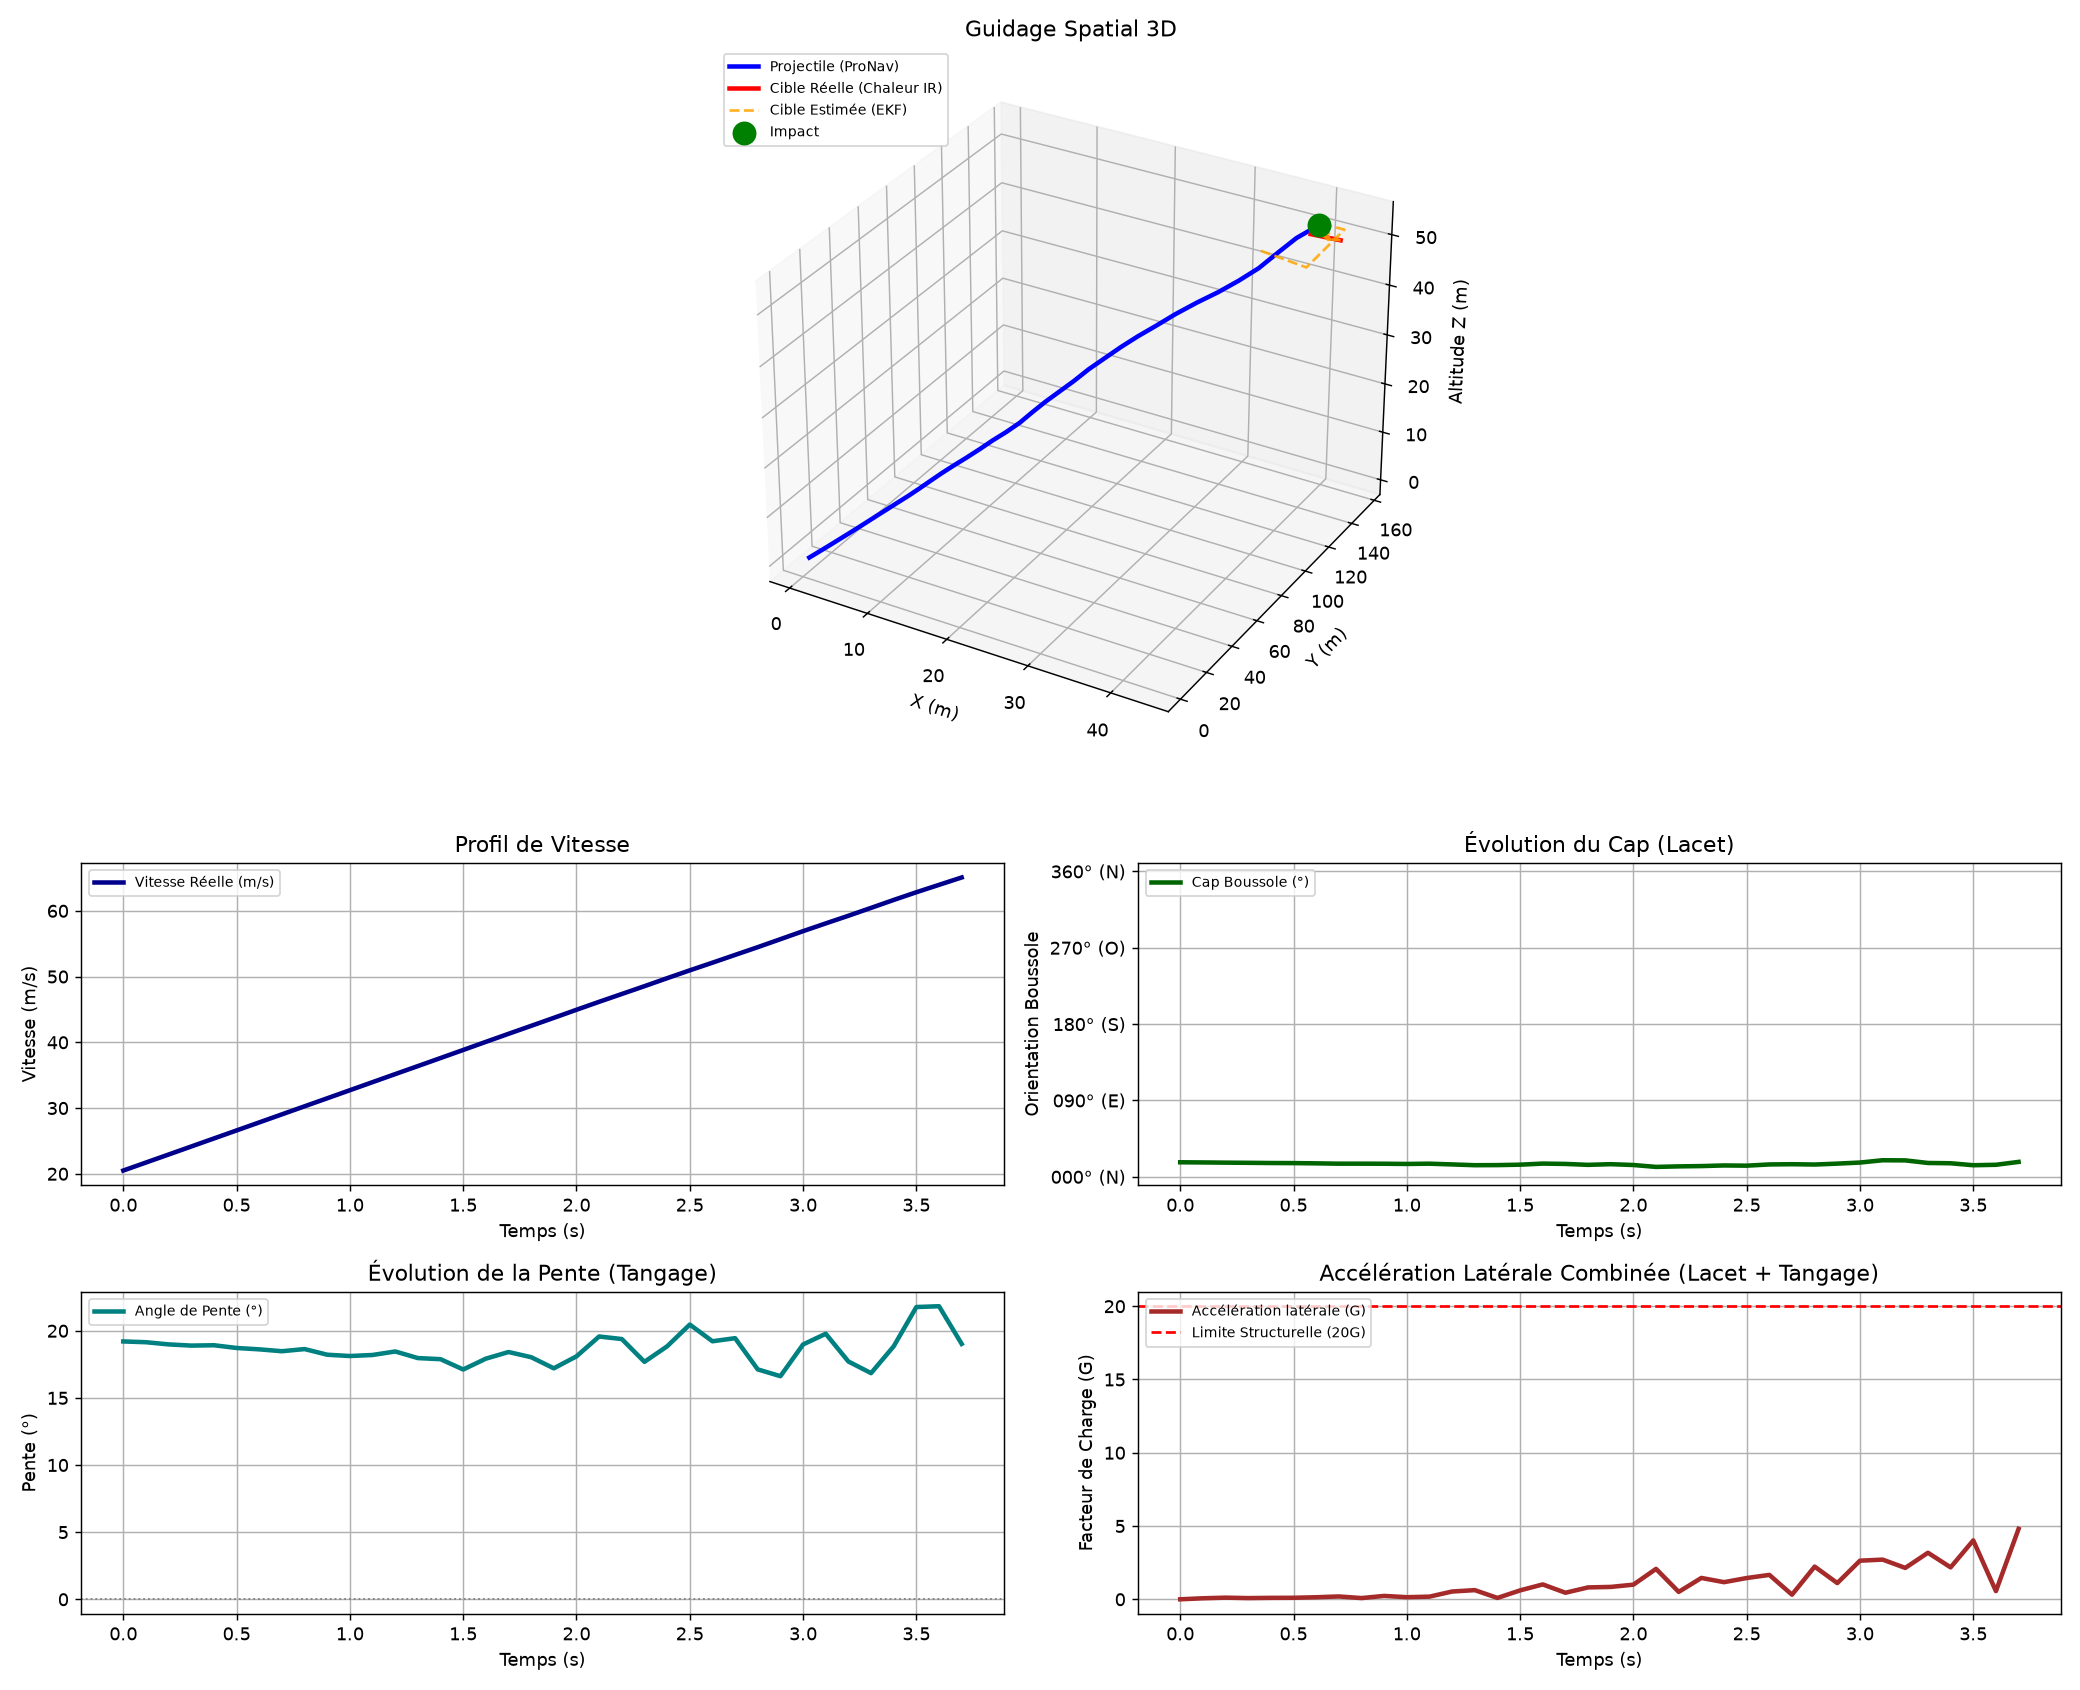

Write Python code to recreate this figure.
# -*- coding: utf-8 -*-
import numpy as np
import matplotlib.pyplot as plt
from mpl_toolkits.mplot3d import Axes3D  # noqa: F401 (nécessaire pour projection='3d')

def lancer_simulation_3d():
    # ---------
    # PARAMÈTRES DE CONFIGURATION
    # ---------
    perte_signal_active = True
    manoeuvre_esquive_active = True
    manoeuvre_zigzag_active = True

    dt = 0.1
    temps = 800

    std_accel = 0.05
    std_gyro = 0.01
    std_ir = 0.01  # bruit angulaire du senseur (azimut ET élévation)

    N_gain = 4.0

    # CONTRAINTES PHYSIQUES ET AÉRODYNAMIQUES
    G_LIMIT = 20.0
    ACCEL_GRAVITE = 9.81
    MAX_LATERAL_ACCEL = G_LIMIT * ACCEL_GRAVITE
    MAX_SLEW_RATE_OMEGA = 5.0  # rad/s max par axe (lacet, tangage)

    # Paramètres aérodynamiques
    Masse = 15.0
    Rho = 1.225
    S_ref = 0.015
    Cx = 0.25

    # ---------
    # VÉRITÉ TERRAIN : États initiaux réels
    # ---------
    x_t, y_t, z_t = 30.0, 120.0, 80.0
    vx_t, vy_t, vz_t = 1.5, -0.2, 0.3

    x_s, y_s, z_s = 0.0, 0.0, 0.0

    dx0, dy0, dz0 = x_t - x_s, y_t - y_s, z_t - z_s
    horiz0 = np.sqrt(dx0**2 + dy0**2)
    psi_initial = np.arctan2(dy0, dx0)          # cap (lacet)
    gamma_initial = np.arctan2(dz0, horiz0)      # pente (tangage)

    psi_s = psi_initial
    gamma_s = gamma_initial
    v_s = 15.0
    a_prop = 12.0
    omega_psi_reel = 0.0
    omega_gamma_reel = 0.0

    # ---------
    # INITIALISATION EKF (vecteur d'état 12 composantes)
    # X = [xs, ys, zs, psi, gamma, vs, xt, yt, zt, vxt, vyt, vzt]
    # ---------
    X = np.array([0.0, 0.0, 0.0, psi_initial, gamma_initial, 15.0,
                  30.0, 120.0, 80.0, 1.5, -0.2, 0.3])

    P = np.eye(12) * 0.1
    bruits_diagonaux = [0.01, 0.01, 0.01,           # xs, ys, zs
                        std_gyro**2, std_gyro**2,   # psi, gamma
                        std_accel**2,                # vs
                        0.05, 0.05, 0.05,             # xt, yt, zt
                        0.5, 0.5, 0.5]                # vxt, vyt, vzt
    Q = np.diag(bruits_diagonaux)
    R = np.diag([std_ir**2, std_ir**2])  # mesure = [azimut_relatif, élévation_relative]
    I = np.eye(12)

    last_los_az = None
    last_los_el = None

    # Historiques
    history_true_target = []
    history_true_suiveur = []
    history_ekf_target = []
    history_signal_status = []
    history_time = []
    history_v_s = []
    history_heading = []
    history_pitch = []
    history_g_force = []

    sens_zigzag = 2

    # ---------
    # BOUCLE DE SIMULATION
    # ---------
    for k in range(temps):
        t_courant = k * dt
        history_time.append(t_courant)

        # 1. BROUILLAGE / PERTE DE SIGNAL
        signal_perdu = perte_signal_active and (50 <= k <= 100)
        history_signal_status.append(signal_perdu)

        # 2. MANŒUVRE D'ESQUIVE BRUTALE (horizontale + rupture verticale)
        if manoeuvre_esquive_active and k == 120:
            vx_t_old, vz_t_old = vx_t, vz_t
            vx_t = -vy_t * 1.5
            vy_t = vx_t_old * 1.5
            vz_t = -vz_t_old * 1.2 - 0.4  # rupture en piqué/ressource

        # 3. ZIGZAG PÉRIODIQUE (dans le plan horizontal)
        if manoeuvre_zigzag_active and k > 20 and (k % 60 == 0):
            angle_virage = np.radians(35.0) * sens_zigzag
            c, s = np.cos(angle_virage), np.sin(angle_virage)
            vx_t_new = c * vx_t - s * vy_t
            vy_t = s * vx_t + c * vy_t
            vx_t = vx_t_new
            sens_zigzag *= -1

        # 4. LOI DE GUIDAGE (PRONAV 3D DÉCOUPLÉE AZIMUT / ÉLÉVATION)
        xs_e, ys_e, zs_e, psi_e, gamma_e, vs_e, xt_e, yt_e, zt_e, _, _, _ = X

        dx_e = xt_e - xs_e
        dy_e = yt_e - ys_e
        dz_e = zt_e - zs_e
        horiz_e = np.sqrt(dx_e**2 + dy_e**2)

        los_az = np.arctan2(dy_e, dx_e)
        los_el = np.arctan2(dz_e, horiz_e)

        if last_los_az is None:
            omega_psi_commandee = 0.0
            omega_gamma_commandee = 0.0
        else:
            d_az = (los_az - last_los_az + np.pi) % (2 * np.pi) - np.pi
            d_el = (los_el - last_los_el + np.pi) % (2 * np.pi) - np.pi
            los_az_dot = d_az / dt
            los_el_dot = d_el / dt
            omega_psi_commandee = N_gain * los_az_dot
            omega_gamma_commandee = N_gain * los_el_dot

        last_los_az, last_los_el = los_az, los_el

        # --- CONTRAINTES DE VITESSE ANGULAIRE (slew rate), par axe ---
        diff_omega_max = MAX_SLEW_RATE_OMEGA * dt

        diff_psi = omega_psi_commandee - omega_psi_reel
        omega_psi_reel += np.clip(diff_psi, -diff_omega_max, diff_omega_max)

        diff_gamma = omega_gamma_commandee - omega_gamma_reel
        omega_gamma_reel += np.clip(diff_gamma, -diff_omega_max, diff_omega_max)

        # --- CONTRAINTE DE FACTEUR DE CHARGE (G-limit), combinée ---
        a_lat_psi = v_s * np.cos(gamma_s) * omega_psi_reel
        a_lat_gamma = v_s * omega_gamma_reel
        a_lat_norm = np.sqrt(a_lat_psi**2 + a_lat_gamma**2)
        if a_lat_norm > MAX_LATERAL_ACCEL and a_lat_norm > 1e-9:
            facteur = MAX_LATERAL_ACCEL / a_lat_norm
            omega_psi_reel *= facteur
            omega_gamma_reel *= facteur
            a_lat_psi *= facteur
            a_lat_gamma *= facteur

        g_force_actuelle = np.sqrt(a_lat_psi**2 + a_lat_gamma**2) / ACCEL_GRAVITE
        history_g_force.append(abs(g_force_actuelle))

        # --- TRAÎNÉE AÉRODYNAMIQUE ET GRAVITÉ (le long de l'axe de vol) ---
        F_drag = 0.5 * Rho * S_ref * Cx * (v_s**2)
        a_drag = F_drag / Masse
        a_gravite = -ACCEL_GRAVITE * np.sin(gamma_s)
        a_net_axiale = a_prop - a_drag + a_gravite

        u_true = np.array([a_net_axiale, omega_psi_reel, omega_gamma_reel])

        # 5. ÉVOLUTION DU VRAI SYSTÈME PHYSIQUE (3D)
        x_t += vx_t * dt
        y_t += vy_t * dt
        z_t += vz_t * dt

        v_s = max(v_s + u_true[0] * dt, 0.5)
        psi_s = psi_s + u_true[1] * dt
        gamma_s = gamma_s + u_true[2] * dt

        vx_s = v_s * np.cos(gamma_s) * np.cos(psi_s)
        vy_s = v_s * np.cos(gamma_s) * np.sin(psi_s)
        vz_s = v_s * np.sin(gamma_s)

        x_s += vx_s * dt
        y_s += vy_s * dt
        z_s += vz_s * dt

        dist_phys = np.sqrt((x_t - x_s)**2 + (y_t - y_s)**2 + (z_t - z_s)**2)

        # 6. CAP BOUSSOLE ET ANGLE DE PENTE (pour l'affichage)
        heading_boussole = (90.0 - np.degrees(psi_s)) % 360.0
        history_heading.append(heading_boussole)
        history_pitch.append(np.degrees(gamma_s))

        # 7. CAPTEURS BRUITÉS
        u_measured = u_true + np.array([
            np.random.normal(0, std_accel),
            np.random.normal(0, std_gyro),
            np.random.normal(0, std_gyro)
        ])

        dx_true = x_t - x_s
        dy_true = y_t - y_s
        dz_true = z_t - z_s
        horiz_true = np.sqrt(dx_true**2 + dy_true**2)

        z_az = (np.arctan2(dy_true, dx_true) - psi_s) + np.random.normal(0, std_ir)
        z_el = (np.arctan2(dz_true, horiz_true) - gamma_s) + np.random.normal(0, std_ir)

        # 8. FILTRE DE KALMAN ÉTENDU (EKF) — PRÉDICTION
        xs, ys, zs, psi, gamma, vs, xt, yt, zt, vxt, vyt, vzt = X
        ax, om_psi, om_gamma = u_measured

        cg, sg = np.cos(gamma), np.sin(gamma)
        cp, sp = np.cos(psi), np.sin(psi)

        X_pred = np.array([
            xs + vs * cg * cp * dt,
            ys + vs * cg * sp * dt,
            zs + vs * sg * dt,
            psi + om_psi * dt,
            gamma + om_gamma * dt,
            vs + ax * dt,
            xt + vxt * dt,
            yt + vyt * dt,
            zt + vzt * dt,
            vxt,
            vyt,
            vzt
        ])

        G = np.eye(12)
        # dérivées de xs
        G[0, 3] = -vs * cg * sp * dt          # d(xs)/d(psi)
        G[0, 4] = -vs * sg * cp * dt          # d(xs)/d(gamma)
        G[0, 5] = cg * cp * dt                # d(xs)/d(vs)
        # dérivées de ys
        G[1, 3] = vs * cg * cp * dt
        G[1, 4] = -vs * sg * sp * dt
        G[1, 5] = cg * sp * dt
        # dérivées de zs
        G[2, 4] = vs * cg * dt
        G[2, 5] = sg * dt
        # xt, yt, zt dépendent de vxt, vyt, vzt (déjà à 1.0 sur diag, ajout dt)
        G[6, 9] = dt
        G[7, 10] = dt
        G[8, 11] = dt

        P = G @ P @ G.T + Q
        X = X_pred.copy()

        if not signal_perdu:
            xs, ys, zs, psi, gamma, vs, xt, yt, zt, vxt, vyt, vzt = X
            dx = xt - xs
            dy = yt - ys
            dz = zt - zs
            r2 = dx**2 + dy**2
            h = np.sqrt(r2) if r2 > 1e-6 else 1e-6
            r3sq = r2 + dz**2
            r3sq = r3sq if r3sq > 1e-6 else 1e-6

            if r2 > 0.01:
                az_pred = np.arctan2(dy, dx) - psi
                el_pred = np.arctan2(dz, h) - gamma

                y_az = (z_az - az_pred + np.pi) % (2 * np.pi) - np.pi
                y_el = (z_el - el_pred + np.pi) % (2 * np.pi) - np.pi
                y_val = np.array([y_az, y_el])

                H = np.zeros((2, 12))
                # ligne azimut
                H[0, 0] = dy / r2
                H[0, 1] = -dx / r2
                H[0, 3] = -1.0
                H[0, 6] = -dy / r2
                H[0, 7] = dx / r2
                # ligne élévation
                H[1, 0] = dz * dx / (r3sq * h)
                H[1, 1] = dz * dy / (r3sq * h)
                H[1, 2] = -h / r3sq
                H[1, 4] = -1.0
                H[1, 6] = -dz * dx / (r3sq * h)
                H[1, 7] = -dz * dy / (r3sq * h)
                H[1, 8] = h / r3sq

                S = H @ P @ H.T + R
                K = P @ H.T @ np.linalg.inv(S)

                X = X + K @ y_val
                P = (I - K @ H) @ P

        # ENREGISTREMENT DES HISTORIQUES
        history_true_target.append([x_t, y_t, z_t])
        history_true_suiveur.append([x_s, y_s, z_s])
        history_ekf_target.append([X[6], X[7], X[8]])
        history_v_s.append(v_s)

        # 9. CONDITION D'INTERCEPTION PHYSIQUE RÉELLE
        if k > 20 and dist_phys < 2.5:
            print(f"Cible interceptée avec succès à t = {t_courant:.2f}s !")
            break

    # Conversions finales
    history_true_target = np.array(history_true_target)
    history_true_suiveur = np.array(history_true_suiveur)
    history_ekf_target = np.array(history_ekf_target)
    history_signal_status = np.array(history_signal_status)
    history_time = np.array(history_time)
    history_v_s = np.array(history_v_s)
    history_heading = np.array(history_heading)
    history_pitch = np.array(history_pitch)
    history_g_force = np.array(history_g_force)

    # ---------
    # RENDU GRAPHIQUE
    # ---------
    fig = plt.figure(figsize=(16, 13))
    gs = fig.add_gridspec(3, 4, height_ratios=[2.2, 1, 1])

    idx_perte = np.where(history_signal_status == True)[0]  # noqa: E712

    def surligner_brouillage(axis):
        if len(idx_perte) > 0:
            axis.axvspan(history_time[idx_perte[0]], history_time[idx_perte[-1]],
                         color='purple', alpha=0.12, label="Brouillage Actif")

    # --- 1. TRAJECTOIRE SPATIALE 3D ---
    ax1 = fig.add_subplot(gs[0, :], projection='3d')
    ax1.plot(history_true_suiveur[:, 0], history_true_suiveur[:, 1], history_true_suiveur[:, 2],
              'b-', label="Projectile (ProNav)", linewidth=2.5)
    ax1.plot(history_true_target[:, 0], history_true_target[:, 1], history_true_target[:, 2],
              'r-', label="Cible Réelle (Chaleur IR)", linewidth=2.5)
    ax1.plot(history_ekf_target[:, 0], history_ekf_target[:, 1], history_ekf_target[:, 2],
              color='orange', linestyle="--", label="Cible Estimée (EKF)", alpha=0.85)

    if len(idx_perte) > 0:
        ax1.plot(history_true_suiveur[idx_perte, 0], history_true_suiveur[idx_perte, 1],
                  history_true_suiveur[idx_perte, 2], color='purple', linewidth=5,
                  label="Brouillage Capteur")

    ax1.scatter(*history_true_suiveur[-1], color='green', s=150, label="Impact")
    ax1.set_xlabel("X (m)")
    ax1.set_ylabel("Y (m)")
    ax1.set_zlabel("Altitude Z (m)")
    ax1.set_title("Guidage Spatial 3D")
    ax1.legend(loc="upper left", fontsize=8)

    # --- 2. VITESSE ---
    ax2 = fig.add_subplot(gs[1, 0:2])
    ax2.plot(history_time, history_v_s, 'darkblue', linewidth=2.5, label="Vitesse Réelle (m/s)")
    surligner_brouillage(ax2)
    ax2.set_xlabel("Temps (s)")
    ax2.set_ylabel("Vitesse (m/s)")
    ax2.set_title("Profil de Vitesse")
    ax2.legend(loc="upper left", fontsize=8)
    ax2.grid(True)

    # --- 3. CAP BOUSSOLE (lacet) ---
    ax3 = fig.add_subplot(gs[1, 2:4])
    ax3.plot(history_time, history_heading, 'darkgreen', linewidth=2.5, label="Cap Boussole (°)")
    surligner_brouillage(ax3)
    ax3.set_xlabel("Temps (s)")
    ax3.set_ylabel("Orientation Boussole")
    ax3.set_title("Évolution du Cap (Lacet)")
    ticks_angles = np.arange(0, 361, 90)
    ax3.set_yticks(ticks_angles)
    ax3.set_yticklabels(["000° (N)", "090° (E)", "180° (S)", "270° (O)", "360° (N)"])
    ax3.set_ylim(-10, 370)
    ax3.legend(loc="upper left", fontsize=8)
    ax3.grid(True)

    # --- 4. PENTE (tangage) ---
    ax4 = fig.add_subplot(gs[2, 0:2])
    ax4.plot(history_time, history_pitch, 'teal', linewidth=2.5, label="Angle de Pente (°)")
    surligner_brouillage(ax4)
    ax4.axhline(0, color='gray', linestyle=':', linewidth=1)
    ax4.set_xlabel("Temps (s)")
    ax4.set_ylabel("Pente (°)")
    ax4.set_title("Évolution de la Pente (Tangage)")
    ax4.legend(loc="upper left", fontsize=8)
    ax4.grid(True)

    # --- 5. FACTEUR DE CHARGE (G-force) ---
    ax5 = fig.add_subplot(gs[2, 2:4])
    ax5.plot(history_time, history_g_force, 'brown', linewidth=2.5, label="Accélération latérale (G)")
    ax5.axhline(G_LIMIT, color='red', linestyle='--', label="Limite Structurelle (20G)")
    surligner_brouillage(ax5)
    ax5.set_xlabel("Temps (s)")
    ax5.set_ylabel("Facteur de Charge (G)")
    ax5.set_title("Accélération Latérale Combinée (Lacet + Tangage)")
    ax5.legend(loc="upper left", fontsize=8)
    ax5.grid(True)

    plt.tight_layout()
    plt.savefig('simulation_3d.png', dpi=130)  # sauvegarde dans le dossier courant
    plt.show()

if __name__ == "__main__":
    lancer_simulation_3d()
